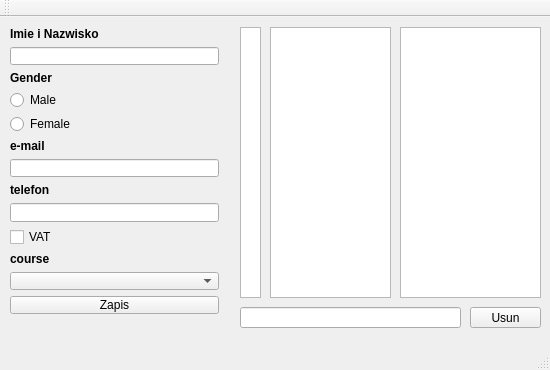
<?xml version="1.0" encoding="UTF-8"?>
<ui version="4.0">
 <class>MainWindow</class>
 <widget class="QMainWindow" name="MainWindow">
  <property name="geometry">
   <rect>
    <x>0</x>
    <y>0</y>
    <width>550</width>
    <height>370</height>
   </rect>
  </property>
  <property name="sizePolicy">
   <sizepolicy hsizetype="Preferred" vsizetype="Preferred">
    <horstretch>0</horstretch>
    <verstretch>0</verstretch>
   </sizepolicy>
  </property>
  <property name="minimumSize">
   <size>
    <width>550</width>
    <height>370</height>
   </size>
  </property>
  <property name="maximumSize">
   <size>
    <width>550</width>
    <height>370</height>
   </size>
  </property>
  <property name="windowTitle">
   <string>MainWindow</string>
  </property>
  <widget class="QWidget" name="centralWidget">
   <widget class="QWidget" name="verticalLayoutWidget">
    <property name="geometry">
     <rect>
      <x>-1</x>
      <y>-1</y>
      <width>231</width>
      <height>311</height>
     </rect>
    </property>
    <layout class="QVBoxLayout" name="verticalLayout">
     <item>
      <widget class="QLabel" name="lname">
       <property name="sizePolicy">
        <sizepolicy hsizetype="Preferred" vsizetype="Fixed">
         <horstretch>0</horstretch>
         <verstretch>0</verstretch>
        </sizepolicy>
       </property>
       <property name="font">
        <font>
         <weight>75</weight>
         <bold>true</bold>
        </font>
       </property>
       <property name="text">
        <string>Imie i Nazwisko</string>
       </property>
      </widget>
     </item>
     <item>
      <widget class="QLineEdit" name="name"/>
     </item>
     <item>
      <widget class="QLabel" name="lgender">
       <property name="sizePolicy">
        <sizepolicy hsizetype="Preferred" vsizetype="Fixed">
         <horstretch>0</horstretch>
         <verstretch>0</verstretch>
        </sizepolicy>
       </property>
       <property name="font">
        <font>
         <weight>75</weight>
         <bold>true</bold>
        </font>
       </property>
       <property name="text">
        <string>Gender</string>
       </property>
      </widget>
     </item>
     <item>
      <widget class="QRadioButton" name="male">
       <property name="text">
        <string>Male</string>
       </property>
      </widget>
     </item>
     <item>
      <widget class="QRadioButton" name="female">
       <property name="text">
        <string>Female</string>
       </property>
      </widget>
     </item>
     <item>
      <widget class="QLabel" name="lemail">
       <property name="sizePolicy">
        <sizepolicy hsizetype="Preferred" vsizetype="Fixed">
         <horstretch>0</horstretch>
         <verstretch>0</verstretch>
        </sizepolicy>
       </property>
       <property name="font">
        <font>
         <weight>75</weight>
         <bold>true</bold>
        </font>
       </property>
       <property name="text">
        <string>e-mail</string>
       </property>
      </widget>
     </item>
     <item>
      <widget class="QLineEdit" name="email"/>
     </item>
     <item>
      <widget class="QLabel" name="lphone">
       <property name="sizePolicy">
        <sizepolicy hsizetype="Preferred" vsizetype="Fixed">
         <horstretch>0</horstretch>
         <verstretch>0</verstretch>
        </sizepolicy>
       </property>
       <property name="font">
        <font>
         <weight>75</weight>
         <bold>true</bold>
        </font>
       </property>
       <property name="text">
        <string>telefon</string>
       </property>
      </widget>
     </item>
     <item>
      <widget class="QLineEdit" name="phone"/>
     </item>
     <item>
      <widget class="QCheckBox" name="fv">
       <property name="text">
        <string>VAT</string>
       </property>
      </widget>
     </item>
     <item>
      <widget class="QLabel" name="lcourse">
       <property name="sizePolicy">
        <sizepolicy hsizetype="Preferred" vsizetype="Fixed">
         <horstretch>0</horstretch>
         <verstretch>0</verstretch>
        </sizepolicy>
       </property>
       <property name="font">
        <font>
         <weight>75</weight>
         <bold>true</bold>
        </font>
       </property>
       <property name="text">
        <string>course</string>
       </property>
      </widget>
     </item>
     <item>
      <widget class="QComboBox" name="course"/>
     </item>
     <item>
      <widget class="QPushButton" name="zapis">
       <property name="text">
        <string>Zapis</string>
       </property>
      </widget>
     </item>
    </layout>
   </widget>
   <widget class="QListView" name="listnames">
    <property name="geometry">
     <rect>
      <x>270</x>
      <y>10</y>
      <width>121</width>
      <height>271</height>
     </rect>
    </property>
   </widget>
   <widget class="QListView" name="listcourse">
    <property name="geometry">
     <rect>
      <x>400</x>
      <y>10</y>
      <width>141</width>
      <height>271</height>
     </rect>
    </property>
   </widget>
   <widget class="QListView" name="listid">
    <property name="geometry">
     <rect>
      <x>240</x>
      <y>10</y>
      <width>21</width>
      <height>271</height>
     </rect>
    </property>
   </widget>
   <widget class="QLineEdit" name="query">
    <property name="geometry">
     <rect>
      <x>240</x>
      <y>290</y>
      <width>221</width>
      <height>21</height>
     </rect>
    </property>
   </widget>
   <widget class="QPushButton" name="deletelist">
    <property name="geometry">
     <rect>
      <x>470</x>
      <y>290</y>
      <width>71</width>
      <height>21</height>
     </rect>
    </property>
    <property name="text">
     <string>Usun</string>
    </property>
   </widget>
  </widget>
  <widget class="QMenuBar" name="menuBar">
   <property name="geometry">
    <rect>
     <x>0</x>
     <y>0</y>
     <width>550</width>
     <height>21</height>
    </rect>
   </property>
  </widget>
  <widget class="QToolBar" name="mainToolBar">
   <attribute name="toolBarArea">
    <enum>TopToolBarArea</enum>
   </attribute>
   <attribute name="toolBarBreak">
    <bool>false</bool>
   </attribute>
  </widget>
  <widget class="QStatusBar" name="statusBar"/>
 </widget>
 <layoutdefault spacing="6" margin="11"/>
 <resources/>
 <connections/>
</ui>
